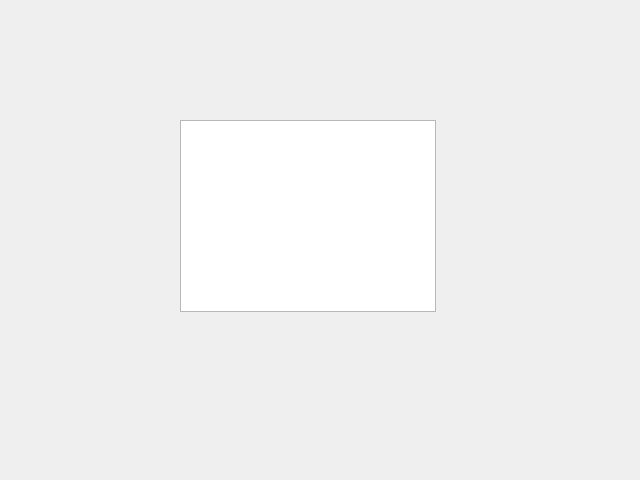
<?xml version="1.0" encoding="UTF-8"?>
<ui version="4.0">
 <class>UncertaintyApp</class>
 <widget class="QMainWindow" name="UncertaintyApp">
  <property name="geometry">
   <rect>
    <x>0</x>
    <y>0</y>
    <width>640</width>
    <height>480</height>
   </rect>
  </property>
  <property name="windowTitle">
   <string>MainWindow</string>
  </property>
  <widget class="QWidget" name="centralwidget">
   <widget class="QTableWidget" name="uncertainty_table">
    <property name="geometry">
     <rect>
      <x>180</x>
      <y>120</y>
      <width>256</width>
      <height>192</height>
     </rect>
    </property>
   </widget>
  </widget>
 </widget>
 <resources/>
 <connections/>
</ui>
